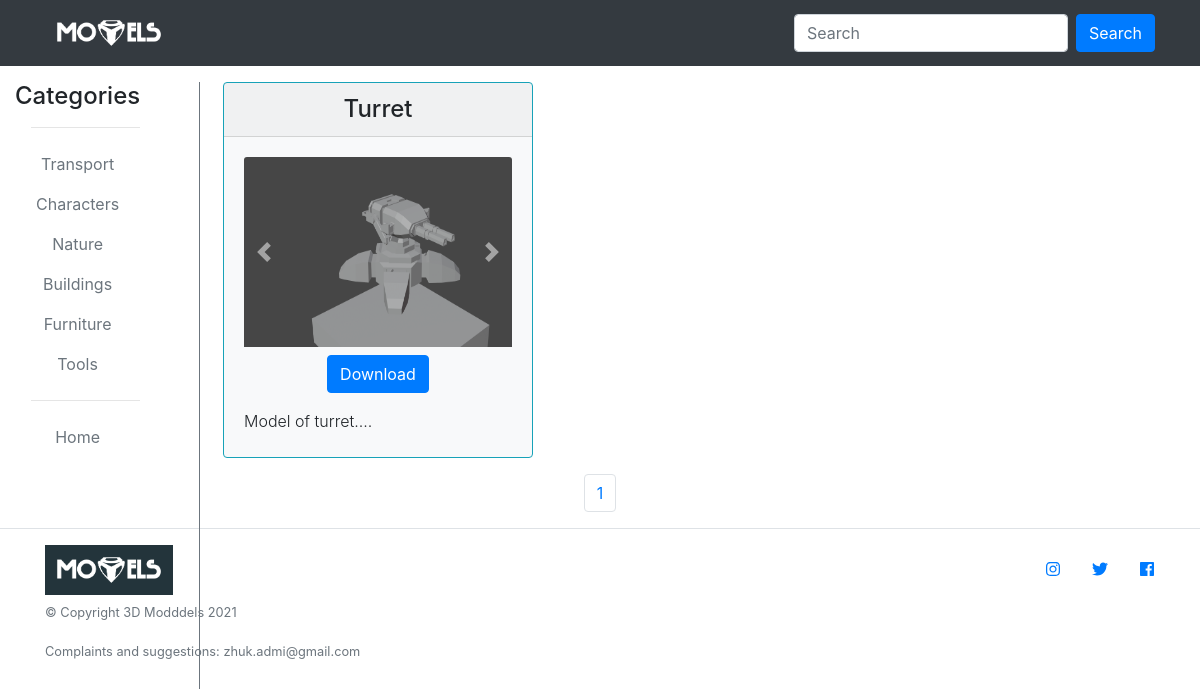
Screenshot of /tools with the database file from the repository.
### main.py (models this page shows, shortened)
class Item(db.Model):
    id = db.Column(db.Integer(), primary_key=True)
    title = db.Column(db.String(30), nullable=False, unique=True)
    type = db.Column(db.String(), nullable=False)
    carousel_id = db.Column(db.Integer(), nullable=False, unique=True)
    path_1 = db.Column(db.String(), nullable=True)
    path_2 = db.Column(db.String(), nullable=True)
    path_3 = db.Column(db.String(), nullable=True)
    path_4 = db.Column(db.String(), nullable=True)
    path_5 = db.Column(db.String(), nullable=True)
    path_6 = db.Column(db.String(), nullable=True)
    path_7 = db.Column(db.String(), nullable=True)
    path_8 = db.Column(db.String(), nullable=True)
    path_9 = db.Column(db.String(), nullable=True)
    path_10 = db.Column(db.String(), nullable=True)
    file_type = db.Column(db.String(), nullable=True)
    file = db.Column(db.String(), nullable=False)
    weight = db.Column(db.Float(), nullable=True)
    description = db.Column(db.Text(500), nullable=False)

### main.py (the view)
@app.route('/tools')
@app.route('/tools/<int:page>')
def tools(page=1):
    per_page = 20
    items = Item.query.filter(Item.type == 'tool').paginate(page, per_page, error_out=False)
    return render_template("tools.html", data=items)

### templates/tools.html (shortened to what this page needs)
{% extends 'base.html' %}
{% block body %}
<section class="text-center">
    <div class="container-fluid">
        <div class="row">
            <nav class="my-3 col-md-12 col-lg-2 d-md-block sidebar border-right border-secondary">
      <div class="sidebar">
          <h4 class="text-center ml-6 link-dark">Categories</h4>
          <hr class="ml-3">
        <ul class="nav flex-column">
            <li class="nav-item">
                <a href="/transport" class="nav-link text-secondary">Transport</a>
            </li>
            <li class="nav-item">
                <a href="/characters" class="nav-link text-secondary">Characters</a>
            </li>
            <li class="nav-item">
                <a href="/nature" class="nav-link text-secondary">Nature</a>
            </li>
            <li class="nav-item">
                <a href="/buildings" class="nav-link text-secondary">Buildings</a>
            </li>
            <li class="nav-item">
                <a href="/furniture" class="nav-link text-secondary">Furniture</a>
            </li>
            <li class="nav-item">
                <a href="/tools" class="nav-link text-secondary">Tools</a>
            </li>
        </ul>
          <hr class="ml-3">
          <a href="/" class="nav-link text-secondary">Home</a>
      </div>
  </nav>
<div class="col-12 col-sm-12 col-md-12 ml-sm-auto col-lg-10">
    <div class="card-columns">
{% for el in data.items %}
            <div  class="card сol-md-6 border border-info bg-light border-secondary ml-2 my-3" >
                <div class="card-header">
                   <h4 class="my-0 fw-normal text-center">{{ el.title }}</h4>
                </div>
                <div class="card-body flex-fill">
                    <div id="{{ el.carousel_id }}" class="carousel slide" data-ride="carousel" >
                       <div class="carousel-inner">
                       {% if el.path_1 != '-' %}
                          <div class="carousel-item active">
                              <img src="/static/{{ el.title }}/{{el.path_1}}"  class = "card-img-top " alt="{{ el.description }}" width=283 height=190>
                          </div>
                           {% endif %}
                       </div>
                       <a class="carousel-control-prev" href="#{{ el.carousel_id }}" role="button" data-slide="prev">
                          <span class="carousel-control-prev-icon" aria-hidden="true"></span>
                       </a>
                       <a class="carousel-control-next" href="#{{ el.carousel_id }}" role="button" data-slide="next">
                          <span class="carousel-control-next-icon" aria-hidden="true"></span>
                       </a>
                    </div>
                    <p><a href="/buy/{{ el.id }}" class="btn btn-primary mt-2" >Download</a>
                    <p class="font-weight-light text-left my-1" maxlenght="10">{{ el.description }}...</p>
                </div>
            </div>
{% endfor %}
</div>
</div>
        </div>
    </div>
</section>
<nav aria-label="Page navigation example">
  <ul class="pagination justify-content-center">
      {% for i in range(1, data.pages+1) %}
       <li class="page-item"><a class="page-link" href="/tools/{{ i }}">{{ i }}</a></li>
      {% endfor %}
  </ul>
</nav>
{% endblock %}

### static/mai.css (style rules this page uses)
.sidebar { position: fixed; height: 100vh; }

### rows the page displays
Item: title "Turret", title (picture), description "Model of turret."

### other values shown
{{ i }} "1"
